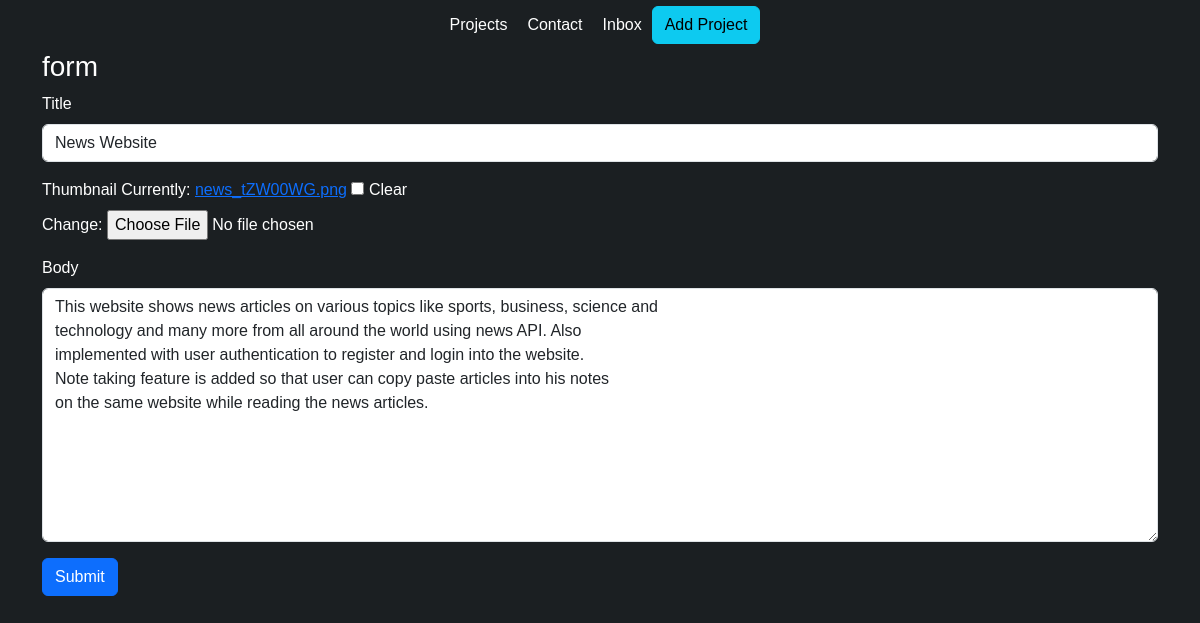
Before: /editproject/1/ with the older database file.
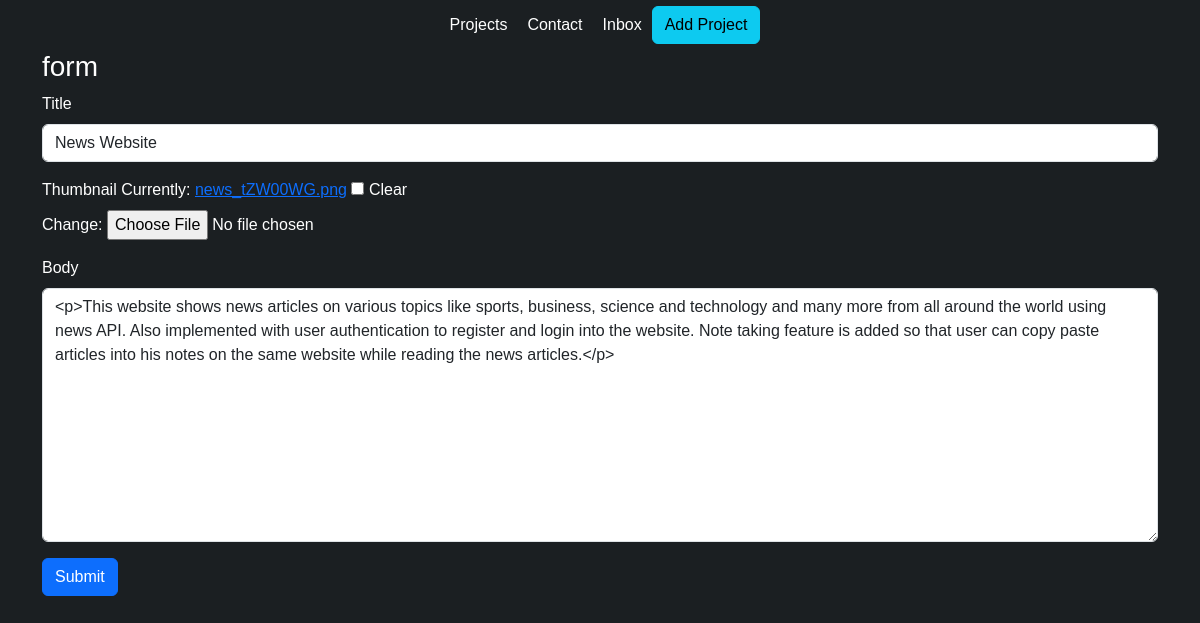
After: the same page with the newer database file.
### base/models.py (models this page shows, shortened)
class Project(models.Model):
    title = models.CharField(max_length=200, null=True)
    thumbnail = models.ImageField(null=True, blank=True)
    body = RichTextUploadingField(null=True, blank=True)
    slug = models.SlugField(null=True, blank=True)
    created = models.DateTimeField(auto_now_add=True)

### base/views.py (the view)
# urls.py: path('editproject/<str:pk>/', views.editProject, name="edit-project"),
def editProject(request, pk):
    project = Project.objects.get(id=pk)
    form = ProjectForm(instance=project)
    if request.method == 'POST':
        form = ProjectForm(request.POST, request.FILES, instance=project)
        if form.is_valid():
            form.save()
            return redirect('home')
    context = {'form': form}
    return render(request, 'base/project_form.html', context)

### base/forms.py
class ProjectForm(ModelForm):
    class Meta:
        model = Project
        fields = ['title','thumbnail', 'body']
    def __init__(self, *args, **kwargs):
        super(ProjectForm, self).__init__(*args, **kwargs)
        self.fields['title'].widget.attrs.update({'class': 'form-control'})
        self.fields['body'].widget.attrs.update({'class': 'form-control'})

### base/templates/base/project_form.html (shortened to what this page needs)
{% extends 'base/index.html' %}
{% load static %}
{% block content %}
<div class="container">
    <h3 class="text-white">form</h3>
    <form method="POST" enctype="multipart/form-data">
        {% for field in form %}
            <div class="mb-3 text-white">
                <label for="exampleInputPassword1" class="form-label">{{field.label}}</label>
                {{field}}
            </div>
        {% endfor %}
        <input type="submit" value="Submit" class="btn btn-primary">
    </form>
</div>
{% endblock %}

Changed rows visible on the page:
changed Project "News Website": body "This website shows news articles on various topics like sports, business, science and technology and many more from all around the world using news API. Also implemented with user authentication to register and login into the website. Note taking feature is added so that user can copy paste articles into his notes on the same website while reading the news articles." → "<p>This website shows news articles on various topics like sports, business, science and technology and many more from all around the world using news API. Also implemented with user authentication to register and login into the website. Note taking feature is added so that user can copy paste articles into his notes on the same website while reading the news articles.</p>"
